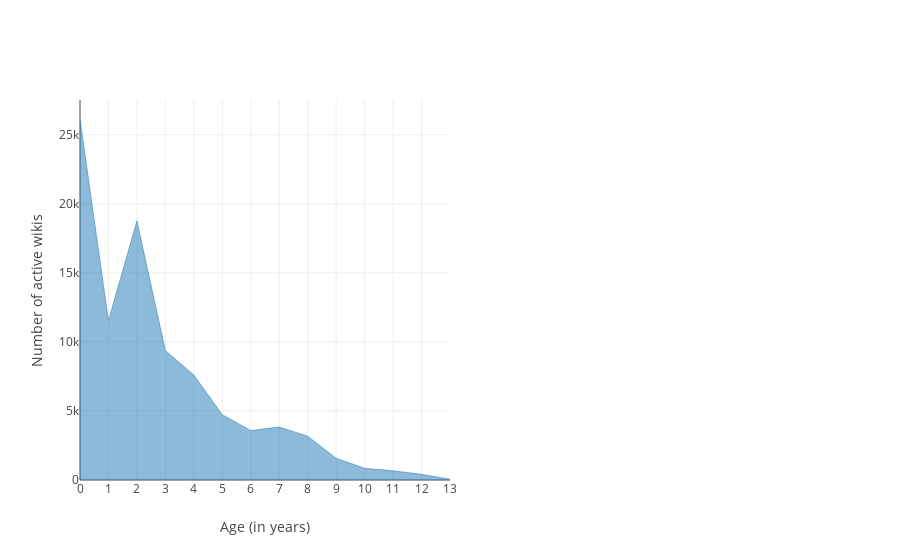

This figure's notebook cell:
### Code cell
trace0 = go.Scatter(
    x=activeByAge.index.values,
    y=activeByAge.values,
    mode='lines',
    name="Active wikis",
    line=dict(width=0.5),
    fill='tonexty'
)

trace1 = go.Scatter(
    x=inactiveByAge.index.values,
    y=inactiveByAge.values,
    mode='lines',
    name="Inactive wikis",
    line=dict(width=0.5),
    fill='tonexty'
)

layout = go.Layout(
    yaxis=dict(title='Number of active wikis'),
    xaxis=dict(
        domain=[0,0.5],
        tickmode='array',
        tickvals=list(range(0,20)),
        title="Age (in years)"
    ),
    legend=dict(
        x=0.4
    )
);

fig = go.Figure(data=[trace0], layout=layout)
iplot(fig, filename='stacked-area-plot')

### Figure 1 — Plotly figure (JSON) as saved in the notebook; plotly's stock layout.template omitted (floating-point values rounded to 4 significant figures)
{"data": [{"fill": "tonexty", "line": {"width": 0.5}, "mode": "lines", "name": "Active wikis", "type": "scatter", "x": [0, 1, 2, 3, 4, 5, 6, 7, 8, 9, 10, 11, 12, 13], "y": [26139, 11534, 18763, 9375, 7600, 4730, 3584, 3833, 3176, 1580, 846, 669, 409, 61]}], "layout": {"legend": {"x": 0.4}, "xaxis": {"domain": [0, 0.5], "tickmode": "array", "tickvals": [0, 1, 2, 3, 4, 5, 6, 7, 8, 9, 10, 11, 12, 13, 14, 15, 16, 17, 18, 19], "title": "Age (in years)"}, "yaxis": {"title": "Number of active wikis"}}}
